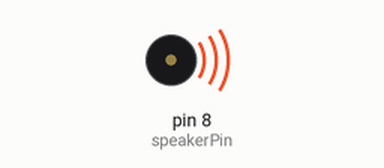
Recording of a sketch running on a simulated Arduino Uno, built with avr-gcc and run on an emulated ATmega328P. Parts: buzzer (waves = sounding).

Above: at 0.4 s.
At 7.4 s:
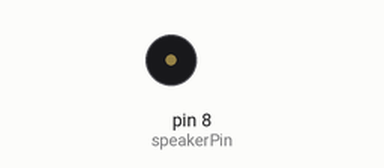
Timing chart, 0 to 10.9 s (numbered marks = the images above):
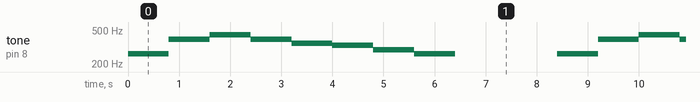

Measured:
- by itself, tone on pin 8 (speakerPin): repeats every 8.4 s: 392 Hz 0.80 s, 440 Hz 0.80 s, 392 Hz 0.80 s, 349 Hz 0.80 s, 330 Hz 0.80 s, 294 Hz 0.80 s, 262 Hz 0.80 s, silent 2.0 s, 262 Hz 0.80 s

The sketch:

EPISODE_11_TwinkleTwinkleTone.ino
```cpp
// Episode 11: Twinkle Twinkle Little Star

#define speakerPin 8

// Musical note frequencies
#define C4 262
#define D4 294
#define E4 330
#define F4 349
#define G4 392
#define A4 440

void setup() {
  pinMode(speakerPin, OUTPUT);
}

void loop() {

  // Twinkle Twinkle Little Star melody

  tone(speakerPin, C4, 400);
  delay(400);

  tone(speakerPin, C4, 400);
  delay(400);

  tone(speakerPin, G4, 400);
  delay(400);

  tone(speakerPin, G4, 400);
  delay(400);

  tone(speakerPin, A4, 400);
  delay(400);

  tone(speakerPin, A4, 400);
  delay(400);

  tone(speakerPin, G4, 800);
  delay(800);

  tone(speakerPin, F4, 400);
  delay(400);

  tone(speakerPin, F4, 400);
  delay(400);

  tone(speakerPin, E4, 400);
  delay(400);

  tone(speakerPin, E4, 400);
  delay(400);

  tone(speakerPin, D4, 400);
  delay(400);

  tone(speakerPin, D4, 400);
  delay(400);

  tone(speakerPin, C4, 800);
  delay(800);

  noTone(speakerPin);
  delay(2000);
}
```
